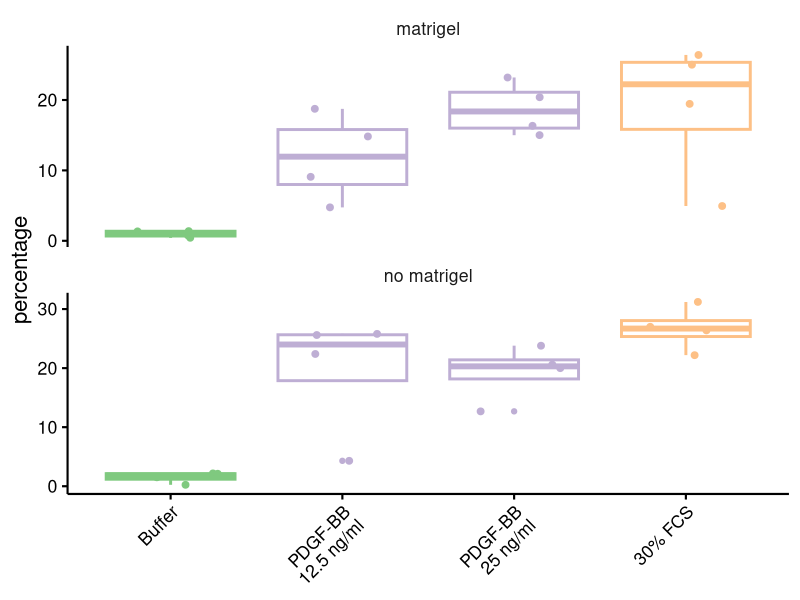
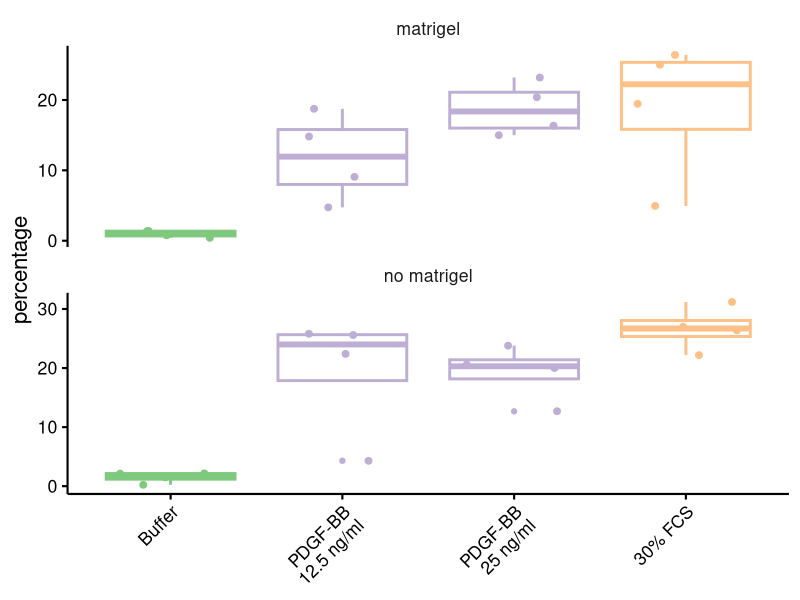
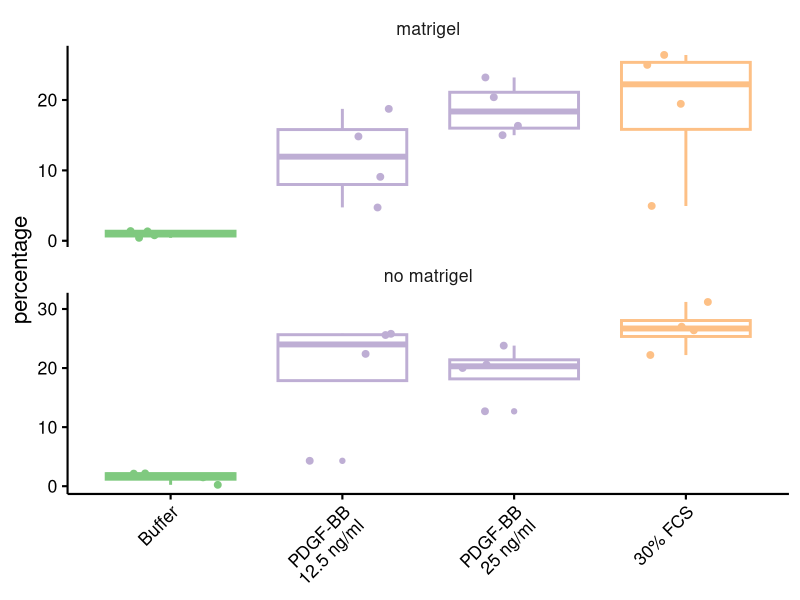

These figures' R source, in order:
## ---- chunk 1
knitr::opts_chunk$set(echo = TRUE)
## ---- chunk 2
library(readxl)
library(tidyr)
library(dplyr)
library(ggplot2)
library(ggpubr)
## ---- chunk 3
df <- read_excel("data/fig5-6_migration/Transwell_migration_pdgf_matrigel.xlsx", col_names = TRUE)
df
## ---- chunk 4
df$compound <- plyr::revalue(df$compound, c(`neg ctrl` = "Buffer", `12ng PDGF-BB` = "PDGF-BB\n12.5 ng/ml", `25ng PDGF-BB` = "PDGF-BB\n25 ng/ml", `30% FBS` = "30% FCS"))
df$compound <- factor(df$compound, levels = c("Buffer", "PDGF-BB\n12.5 ng/ml", "PDGF-BB\n25 ng/ml", "30% FCS"))
df$product <- plyr::revalue(df$product, c(Buffer = "Buffer", `PDGF-BB` = "PDGF-BB", FBS = "30% FCS"))
df$product <- factor(df$product, levels = c("Buffer", "PDGF-BB", "30% FCS"))
head(df)
## ---- chunk 5
compare_means(percentage ~ compound, data = df, group.by = "layer", method = "t.test")
## ---- chunk 6
my_comparisons <- list(c("Buffer", "PDGF-BB\n12.5 ng/ml"),
                       c("Buffer", "PDGF-BB\n25 ng/ml"),
                       c("Buffer", "30% FCS"),
                       c("PDGF-BB\n12.5 ng/ml", "PDGF-BB\n25 ng/ml"),
                       c("30% FCS", "PDGF-BB\n12.5 ng/ml"),
                       c("30% FCS", "PDGF-BB\n25 ng/ml"))
df %>%
  ggplot(aes(x = compound, y = percentage, col = product)) +
  geom_boxplot(size = 1) +
  geom_jitter(aes(col = product), width = 0.3, size = 2) +
  scale_color_brewer(type = "qual", palette = "Accent") +
  facet_wrap(~layer, ncol = 1, scales = "free_y") +
  #stat_compare_means(comparisons = my_comparisons, label = "p.signif", method = "t.test", hide.ns = TRUE) +
  theme_bw(base_size = 16) +
  theme(panel.border = element_blank(), panel.grid = element_blank(), axis.line = element_line(colour = "black"), axis.ticks = element_line(colour = "black"),
        axis.text = element_text(colour = "black")) +
  theme(strip.background = element_blank(), legend.position = "none", axis.title.x = element_blank(), axis.text.x = element_text(angle = 45, hjust = 1))
ggsave("plots/migration/percentage_migration_matrigel.pdf", dpi = 600)
ggsave("plots/migration/percentage_migration_matrigel.png", dpi = 600)
